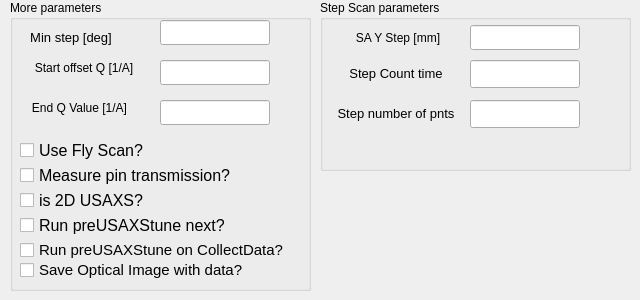
    <widget class="QWidget" name="tab_10">
     <attribute name="title">
      <string>More USAXS parameters</string>
     </attribute>
     <widget class="QGroupBox" name="groupBox_7">
      <property name="geometry">
       <rect>
        <x>10</x>
        <y>0</y>
        <width>301</width>
        <height>291</height>
       </rect>
      </property>
      <property name="title">
       <string>More parameters</string>
      </property>
      <widget class="caTextEntry" name="catextentry_74">
       <property name="geometry">
        <rect>
         <x>150</x>
         <y>20</y>
         <width>110</width>
         <height>25</height>
        </rect>
       </property>
       <property name="sizePolicy">
        <sizepolicy hsizetype="Expanding" vsizetype="Expanding">
         <horstretch>0</horstretch>
         <verstretch>0</verstretch>
        </sizepolicy>
       </property>
       <property name="font">
        <font>
         <family>Monospace</family>
         <pointsize>13</pointsize>
         <stylestrategy>PreferDefault</stylestrategy>
        </font>
       </property>
       <property name="channel" stdset="0">
        <string notr="true">9idcLAX:USAXS:MinStep</string>
       </property>
       <property name="background">
        <color>
         <red>115</red>
         <green>215</green>
         <blue>253</blue>
        </color>
       </property>
       <property name="colorMode">
        <enum>caLineEdit::Static</enum>
       </property>
      </widget>
      <widget class="QLabel" name="label_72">
       <property name="geometry">
        <rect>
         <x>15</x>
         <y>30</y>
         <width>92</width>
         <height>16</height>
        </rect>
       </property>
       <property name="font">
        <font>
         <pointsize>10</pointsize>
        </font>
       </property>
       <property name="text">
        <string>&lt;html&gt;&lt;head/&gt;&lt;body&gt;&lt;p&gt;Min step [deg]&lt;/p&gt;&lt;/body&gt;&lt;/html&gt;</string>
       </property>
       <property name="alignment">
        <set>Qt::AlignCenter</set>
       </property>
      </widget>
      <widget class="QLabel" name="label_73">
       <property name="geometry">
        <rect>
         <x>15</x>
         <y>100</y>
         <width>109</width>
         <height>16</height>
        </rect>
       </property>
       <property name="font">
        <font>
         <pointsize>9</pointsize>
        </font>
       </property>
       <property name="text">
        <string>&lt;html&gt;&lt;head/&gt;&lt;body&gt;&lt;p&gt;End Q Value [1/A]&lt;/p&gt;&lt;/body&gt;&lt;/html&gt;</string>
       </property>
       <property name="alignment">
        <set>Qt::AlignCenter</set>
       </property>
      </widget>
      <widget class="QLabel" name="label_75">
       <property name="geometry">
        <rect>
         <x>15</x>
         <y>60</y>
         <width>118</width>
         <height>16</height>
        </rect>
       </property>
       <property name="font">
        <font>
         <pointsize>9</pointsize>
        </font>
       </property>
       <property name="text">
        <string>&lt;html&gt;&lt;head/&gt;&lt;body&gt;&lt;p&gt;Start offset Q [1/A]&lt;/p&gt;&lt;/body&gt;&lt;/html&gt;</string>
       </property>
       <property name="alignment">
        <set>Qt::AlignCenter</set>
       </property>
      </widget>
      <widget class="caTextEntry" name="catextentry_76">
       <property name="geometry">
        <rect>
         <x>150</x>
         <y>100</y>
         <width>110</width>
         <height>25</height>
        </rect>
       </property>
       <property name="sizePolicy">
        <sizepolicy hsizetype="Expanding" vsizetype="Expanding">
         <horstretch>0</horstretch>
         <verstretch>0</verstretch>
        </sizepolicy>
       </property>
       <property name="font">
        <font>
         <family>Monospace</family>
         <pointsize>13</pointsize>
         <stylestrategy>PreferDefault</stylestrategy>
        </font>
       </property>
       <property name="channel" stdset="0">
        <string notr="true">9idcLAX:USAXS:Finish</string>
       </property>
       <property name="background">
        <color>
         <red>115</red>
         <green>215</green>
         <blue>253</blue>
        </color>
       </property>
       <property name="colorMode">
        <enum>caLineEdit::Static</enum>
       </property>
      </widget>
      <widget class="caTextEntry" name="catextentry_75">
       <property name="geometry">
        <rect>
         <x>150</x>
         <y>60</y>
         <width>110</width>
         <height>25</height>
        </rect>
       </property>
       <property name="sizePolicy">
        <sizepolicy hsizetype="Expanding" vsizetype="Expanding">
         <horstretch>0</horstretch>
         <verstretch>0</verstretch>
        </sizepolicy>
       </property>
       <property name="font">
        <font>
         <family>Monospace</family>
         <pointsize>13</pointsize>
         <stylestrategy>PreferDefault</stylestrategy>
        </font>
       </property>
       <property name="channel" stdset="0">
        <string notr="true">9idcLAX:USAXS:StartOffset</string>
       </property>
       <property name="background">
        <color>
         <red>115</red>
         <green>215</green>
         <blue>253</blue>
        </color>
       </property>
       <property name="colorMode">
        <enum>caLineEdit::Static</enum>
       </property>
      </widget>
      <widget class="caToggleButton" name="catogglebutton_4">
       <property name="geometry">
        <rect>
         <x>10</x>
         <y>190</y>
         <width>250</width>
         <height>20</height>
        </rect>
       </property>
       <property name="sizePolicy">
        <sizepolicy hsizetype="Preferred" vsizetype="Preferred">
         <horstretch>0</horstretch>
         <verstretch>0</verstretch>
        </sizepolicy>
       </property>
       <property name="font">
        <font>
         <pointsize>12</pointsize>
        </font>
       </property>
       <property name="text">
        <string>is 2D USAXS?</string>
       </property>
       <property name="channel" stdset="0">
        <string notr="true">9idcLAX:USAXS:is2DUSAXSscan</string>
       </property>
      </widget>
      <widget class="caToggleButton" name="catogglebutton_2">
       <property name="geometry">
        <rect>
         <x>10</x>
         <y>140</y>
         <width>250</width>
         <height>20</height>
        </rect>
       </property>
       <property name="sizePolicy">
        <sizepolicy hsizetype="Preferred" vsizetype="Preferred">
         <horstretch>0</horstretch>
         <verstretch>0</verstretch>
        </sizepolicy>
       </property>
       <property name="font">
        <font>
         <pointsize>12</pointsize>
        </font>
       </property>
       <property name="text">
        <string>Use Fly Scan?</string>
       </property>
       <property name="channel" stdset="0">
        <string notr="true">9idcLAX:USAXS:UseFlyscan</string>
       </property>
      </widget>
      <widget class="caToggleButton" name="catogglebutton_3">
       <property name="geometry">
        <rect>
         <x>10</x>
         <y>165</y>
         <width>250</width>
         <height>20</height>
        </rect>
       </property>
       <property name="sizePolicy">
        <sizepolicy hsizetype="Preferred" vsizetype="Preferred">
         <horstretch>0</horstretch>
         <verstretch>0</verstretch>
        </sizepolicy>
       </property>
       <property name="font">
        <font>
         <pointsize>12</pointsize>
        </font>
       </property>
       <property name="text">
        <string>Measure pin transmission?</string>
       </property>
       <property name="channel" stdset="0">
        <string notr="true">9idcLAX:USAXS:TR_MeasurePinTrans</string>
       </property>
      </widget>
      <widget class="caToggleButton" name="catogglebutton_8">
       <property name="geometry">
        <rect>
         <x>10</x>
         <y>215</y>
         <width>250</width>
         <height>20</height>
        </rect>
       </property>
       <property name="sizePolicy">
        <sizepolicy hsizetype="Preferred" vsizetype="Preferred">
         <horstretch>0</horstretch>
         <verstretch>0</verstretch>
        </sizepolicy>
       </property>
       <property name="font">
        <font>
         <pointsize>12</pointsize>
        </font>
       </property>
       <property name="text">
        <string>Run preUSAXStune next?</string>
       </property>
       <property name="channel" stdset="0">
        <string notr="true">9idcLAX:USAXS:RunPreUSAXStuneNext</string>
       </property>
      </widget>
      <widget class="caToggleButton" name="catogglebutton_9">
       <property name="geometry">
        <rect>
         <x>10</x>
         <y>240</y>
         <width>285</width>
         <height>20</height>
        </rect>
       </property>
       <property name="sizePolicy">
        <sizepolicy hsizetype="Preferred" vsizetype="Preferred">
         <horstretch>0</horstretch>
         <verstretch>0</verstretch>
        </sizepolicy>
       </property>
       <property name="font">
        <font>
         <pointsize>11</pointsize>
        </font>
       </property>
       <property name="text">
        <string>Run preUSAXStune on CollectData?</string>
       </property>
       <property name="channel" stdset="0">
        <string notr="true">9idcLAX:USAXS:RunPreUSAXStuneOnQdo</string>
       </property>
      </widget>
      <widget class="caToggleButton" name="catogglebutton_16">
       <property name="geometry">
        <rect>
         <x>10</x>
         <y>260</y>
         <width>285</width>
         <height>20</height>
        </rect>
       </property>
       <property name="sizePolicy">
        <sizepolicy hsizetype="Preferred" vsizetype="Preferred">
         <horstretch>0</horstretch>
         <verstretch>0</verstretch>
        </sizepolicy>
       </property>
       <property name="font">
        <font>
         <pointsize>11</pointsize>
        </font>
       </property>
       <property name="text">
        <string>Save Optical Image with data?</string>
       </property>
       <property name="channel" stdset="0">
        <string notr="true">9idcLAX:saveFLY2Image</string>
       </property>
      </widget>
     </widget>
     <widget class="QGroupBox" name="groupBox_13">
      <property name="geometry">
       <rect>
        <x>320</x>
        <y>0</y>
        <width>311</width>
        <height>171</height>
       </rect>
      </property>
      <property name="title">
       <string>Step Scan parameters</string>
      </property>
      <widget class="QLabel" name="label_79">
       <property name="geometry">
        <rect>
         <x>30</x>
         <y>30</y>
         <width>96</width>
         <height>16</height>
        </rect>
       </property>
       <property name="font">
        <font>
         <pointsize>9</pointsize>
        </font>
       </property>
       <property name="text">
        <string>&lt;html&gt;&lt;head/&gt;&lt;body&gt;&lt;p&gt;SA Y Step [mm]&lt;/p&gt;&lt;/body&gt;&lt;/html&gt;</string>
       </property>
       <property name="alignment">
        <set>Qt::AlignCenter</set>
       </property>
      </widget>
      <widget class="caTextEntry" name="catextentry_78">
       <property name="geometry">
        <rect>
         <x>150</x>
         <y>25</y>
         <width>110</width>
         <height>25</height>
        </rect>
       </property>
       <property name="sizePolicy">
        <sizepolicy hsizetype="Expanding" vsizetype="Expanding">
         <horstretch>0</horstretch>
         <verstretch>0</verstretch>
        </sizepolicy>
       </property>
       <property name="channel" stdset="0">
        <string notr="true">9idcLAX:USAXS:Sample_Y_Step.VAL</string>
       </property>
       <property name="background">
        <color>
         <red>115</red>
         <green>215</green>
         <blue>253</blue>
        </color>
       </property>
       <property name="colorMode">
        <enum>caLineEdit::Static</enum>
       </property>
      </widget>
      <widget class="caTextEntry" name="catextentry_72">
       <property name="geometry">
        <rect>
         <x>150</x>
         <y>100</y>
         <width>110</width>
         <height>28</height>
        </rect>
       </property>
       <property name="sizePolicy">
        <sizepolicy hsizetype="Expanding" vsizetype="Expanding">
         <horstretch>0</horstretch>
         <verstretch>0</verstretch>
        </sizepolicy>
       </property>
       <property name="font">
        <font>
         <family>Monospace</family>
         <pointsize>14</pointsize>
         <stylestrategy>PreferDefault</stylestrategy>
        </font>
       </property>
       <property name="channel" stdset="0">
        <string notr="true">9idcLAX:USAXS:NumPoints</string>
       </property>
       <property name="background">
        <color>
         <red>115</red>
         <green>215</green>
         <blue>253</blue>
        </color>
       </property>
       <property name="colorMode">
        <enum>caLineEdit::Static</enum>
       </property>
      </widget>
      <widget class="QLabel" name="label_80">
       <property name="geometry">
        <rect>
         <x>10</x>
         <y>100</y>
         <width>132</width>
         <height>28</height>
        </rect>
       </property>
       <property name="font">
        <font>
         <pointsize>10</pointsize>
        </font>
       </property>
       <property name="text">
        <string>&lt;html&gt;&lt;head/&gt;&lt;body&gt;&lt;p&gt;Step number of pnts&lt;/p&gt;&lt;/body&gt;&lt;/html&gt;</string>
       </property>
       <property name="alignment">
        <set>Qt::AlignCenter</set>
       </property>
      </widget>
      <widget class="QLabel" name="label_101">
       <property name="geometry">
        <rect>
         <x>10</x>
         <y>60</y>
         <width>132</width>
         <height>28</height>
        </rect>
       </property>
       <property name="font">
        <font>
         <pointsize>10</pointsize>
        </font>
       </property>
       <property name="text">
        <string>&lt;html&gt;&lt;head/&gt;&lt;body&gt;&lt;p&gt;Step Count time&lt;/p&gt;&lt;/body&gt;&lt;/html&gt;</string>
       </property>
       <property name="alignment">
        <set>Qt::AlignCenter</set>
       </property>
      </widget>
      <widget class="caTextEntry" name="catextentry_73">
       <property name="geometry">
        <rect>
         <x>150</x>
         <y>60</y>
         <width>110</width>
         <height>28</height>
        </rect>
       </property>
       <property name="sizePolicy">
        <sizepolicy hsizetype="Expanding" vsizetype="Expanding">
         <horstretch>0</horstretch>
         <verstretch>0</verstretch>
        </sizepolicy>
       </property>
       <property name="font">
        <font>
         <family>Monospace</family>
         <pointsize>14</pointsize>
         <stylestrategy>PreferDefault</stylestrategy>
        </font>
       </property>
       <property name="channel" stdset="0">
        <string notr="true">9idcLAX:USAXS:CountTime</string>
       </property>
       <property name="background">
        <color>
         <red>115</red>
         <green>215</green>
         <blue>253</blue>
        </color>
       </property>
       <property name="colorMode">
        <enum>caLineEdit::Static</enum>
       </property>
      </widget>
     </widget>
    </widget>
